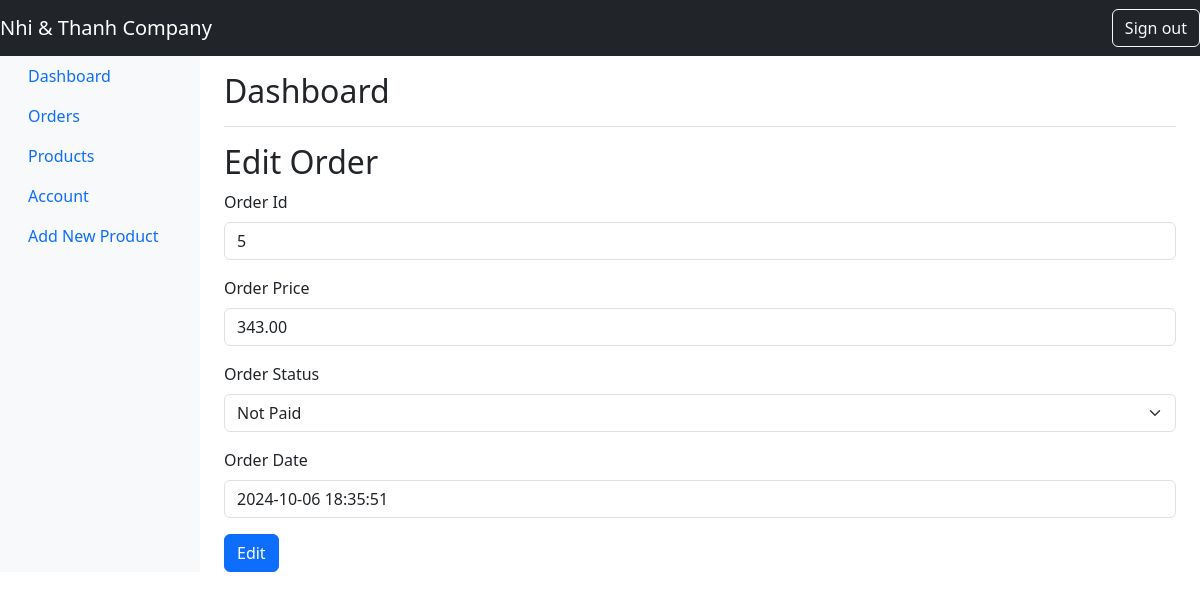
The page /project/project/admin/edit_order.php?order_id=5 (signed in) on the database its author committed.
### tables this page shows
CREATE TABLE `orders` (
  `order_id` int(11) NOT NULL,
  `order_cost` decimal(6,2) NOT NULL,
  `order_status` varchar(100) NOT NULL DEFAULT 'on_hold',
  `user_id` int(11) NOT NULL,
  `user_phone` int(11) NOT NULL,
  `user_city` varchar(255) NOT NULL,
  `user_address` varchar(255) NOT NULL,
  `order_date` datetime NOT NULL DEFAULT CURRENT_TIMESTAMP
);

### project/project/admin/edit_order.php (the view, shortened to what this page needs)
    <?php
       include('../server/connection.php');
        if(isset($_GET['order_id'])){
            $order_id = $_GET['order_id'];
            $stmt = $conn->prepare("SELECT * FROM orders WHERE order_id=?");
            $stmt->bind_param("i",$order_id);
            $stmt->execute();
            $orders = $stmt->get_result();
        }
        else{
            header("location:dashboard.php");
            exit();
        }
    ?>
<!DOCTYPE html>
<html lang="en">
<head>
    <link href="https://cdn.jsdelivr.net/npm/bootstrap@5.3.0-alpha1/dist/css/bootstrap.min.css" rel="stylesheet">
</head>
<body>
    <nav class="navbar navbar-dark bg-dark">
        <a class="navbar-brand" href="#">Nhi & Thanh Company</a>
        <a class="btn btn-outline-light" href="logout.php?logout=1">Sign out</a>
    </nav>
    <div class="container-fluid">
        <div class="row">
            <nav id="sidebarMenu" class="col-md-3 col-lg-2 d-md-block bg-light sidebar">
                <div class="position-sticky">
                    <ul class="nav flex-column">
                        <li class="nav-item">
                            <a class="nav-link active" href="dashboard.php">Dashboard</a>
                        </li>
                        <li class="nav-item">
                            <a class="nav-link" href="dashboard.php">Orders</a>
                        </li>
                        <li class="nav-item">
                            <a class="nav-link" href="products.php">Products</a>
                        </li>
                        <li class="nav-item">
                            <a class="nav-link" href="account.php">Account</a>
                        </li>
                        <li class="nav-item">
                            <a class="nav-link" href="add_product.php">Add New Product</a>
                        </li>
                    </ul>
                </div>
            </nav>
            <main class="col-md-9 ms-sm-auto col-lg-10 px-md-4">
                <div class="d-flex justify-content-between flex-wrap flex-md-nowrap align-items-center pt-3 pb-2 mb-3 border-bottom">
                    <h1 class="h2">Dashboard</h1>
                </div>
                <h2>Edit Order</h2>
                <form action="edit_order.php" method="POST">
                <?php foreach($orders as $r){?>
                <div class="mb-3">
                    <label for="orderId" class="form-label">Order Id</label>
                    <input type="text" class="form-control" id="orderId" name="orderId" readonly value="<?php echo $r['order_id'];?>">
                </div>
                <div class="mb-3">
                    <label for="orderPrice" class="form-label">Order Price</label>
                    <input type="text" class="form-control" id="orderPrice" name="orderPrice" readonly value="<?php echo $r['order_cost'];?>">
                </div>
                <div class="mb-3">
                    <label for="orderStatus" class="form-label">Order Status</label>
                    <select class="form-select" id="orderStatus" required name="order_status">
                        <option value="Not Paid" <?php if($r['order_status'] == 'Not Paid'){echo "selected";} ?>>Not Paid</option>
                    </select>
                </div>
                <div class="mb-3">
                    <label for="orderDate" class="form-label">Order Date</label>
                    <input type="text" class="form-control" id="orderDate" name="orderDate" readonly value="<?php echo $r['order_date'];?>">
                </div>
                <button type="submit" name="edit_order" class="btn btn-primary">Edit</button>
                <?php } ?>
            </form>
            </main>
        </div>
    </div>
</body>
</html>

### rows shown on the page
orders: orderId "5", orderPrice "343.00", order_status "Not Paid", orderDate "2024-10-06 18:35:51"
